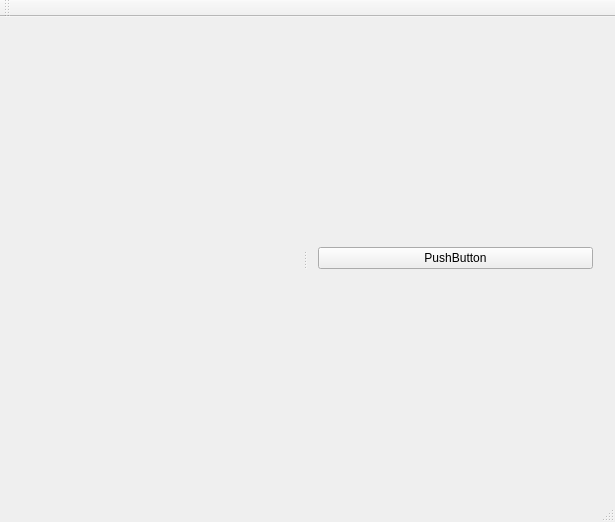
<?xml version="1.0" encoding="UTF-8"?>
<ui version="4.0">
 <class>VMainWindow</class>
 <widget class="QMainWindow" name="VMainWindow">
  <property name="geometry">
   <rect>
    <x>0</x>
    <y>0</y>
    <width>615</width>
    <height>522</height>
   </rect>
  </property>
  <property name="windowTitle">
   <string>VMainWindow</string>
  </property>
  <widget class="QWidget" name="centralWidget">
   <layout class="QVBoxLayout" name="verticalLayout">
    <item>
     <widget class="QSplitter" name="splitter">
      <property name="orientation">
       <enum>Qt::Horizontal</enum>
      </property>
      <widget class="QWidget" name="widget" native="true"/>
      <widget class="QWidget" name="widget_2" native="true">
       <layout class="QVBoxLayout" name="verticalLayout_2">
        <item>
         <widget class="QPushButton" name="pushButton">
          <property name="text">
           <string>PushButton</string>
          </property>
         </widget>
        </item>
       </layout>
      </widget>
     </widget>
    </item>
   </layout>
  </widget>
  <widget class="QMenuBar" name="menuBar">
   <property name="geometry">
    <rect>
     <x>0</x>
     <y>0</y>
     <width>615</width>
     <height>22</height>
    </rect>
   </property>
  </widget>
  <widget class="QToolBar" name="mainToolBar">
   <attribute name="toolBarArea">
    <enum>TopToolBarArea</enum>
   </attribute>
   <attribute name="toolBarBreak">
    <bool>false</bool>
   </attribute>
  </widget>
  <widget class="QStatusBar" name="statusBar"/>
 </widget>
 <layoutdefault spacing="6" margin="11"/>
 <resources/>
 <connections/>
</ui>
